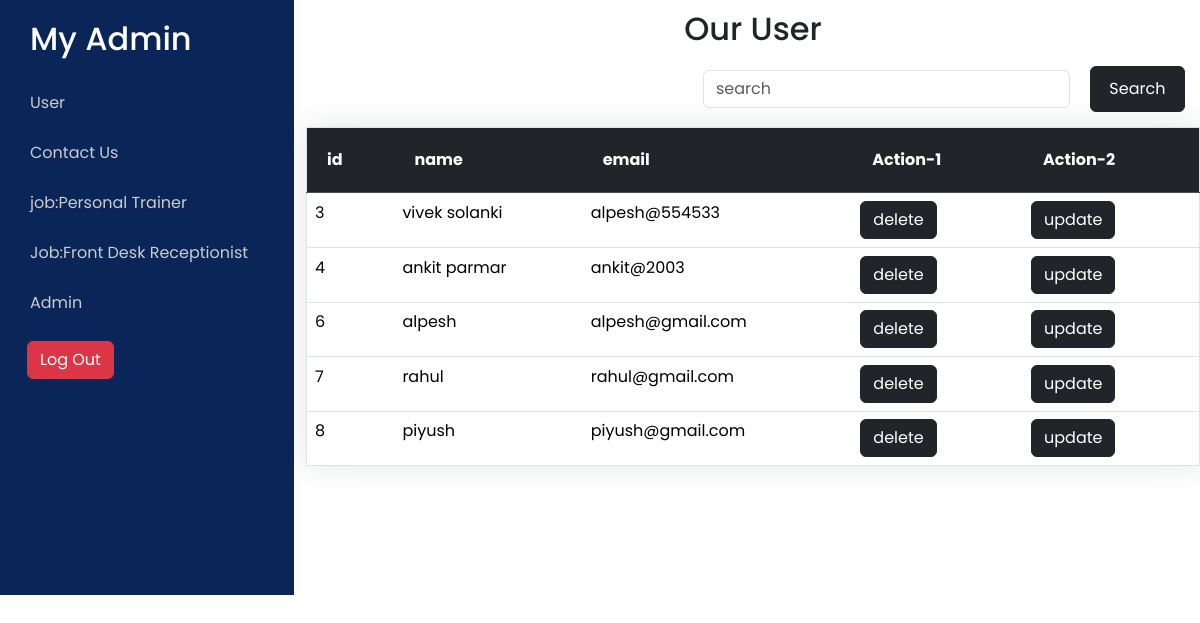
The app's page /admin_user.php (signed in) with its own data.
### tables this page shows
CREATE TABLE `user` (
  `id` int(100) NOT NULL,
  `name` varchar(100) NOT NULL,
  `email` varchar(100) NOT NULL,
  `password` varchar(100) NOT NULL
);

### html/admin_user.php (the view, shortened to what this page needs)
<?php include "connection.php";  ?>
<!DOCTYPE html>
<html lang="en">
<head>
    <link
      rel="stylesheet"
      href="https://cdnjs.cloudflare.com/ajax/libs/font-awesome/6.5.1/css/all.min.css"
    />
    <link
      rel="stylesheet"
      href="https://cdnjs.cloudflare.com/ajax/libs/font-awesome/4.7.0/css/font-awesome.min.css"
    />
    <link
      href="https://cdn.jsdelivr.net/npm/bootstrap@5.3.2/dist/css/bootstrap.min.css"
      rel="stylesheet"
    />
</head>
<body>
  <div class="row">
    <div class="col-lg-3 ra"  >
      <h2 class="e">My Admin</h2>
<a class="v" href="admin_user.php"> <p>User</p>  </a>
 <a class="v" href="admin_contact.php"> <p>Contact Us</p></a>
 <a href="admin_job1.php" class="v"><p>job:Personal Trainer</p></a>
 <a href="admin_job2.php" class="v">  <p>Job:Front Desk Receptionist</p></a>
 <a class="v" href="admin_admin_user.php"> <p>Admin</p>  </a>
 <a class="btn btn-danger vivek" href="admin_logout.php" > Log Out  </a>
</div>
<div class="col-lg-9">
          <h2 class="r"> Our User</h2>
          <div class="search-bar" style="float:right; margin-right:15px;margin-bottom:15px;">
        <form class="search-form d-flex align-items-center" method="GET"  action="admin_user1.php">
          <input  id="srchbar" type="text" name="query" placeholder="search" title="Enter search keyword" class="form-control">
            <button id="srchbtn" type="submit" class="btn btn-dark" style="padding:10px;margin-left:20px;width:120px;">Search</button>
        </form>
        </div>
            <table cellpadding="20" style="width: 100%;background: #0A2558;" class="table table-hover" >
                <tr class="table-dark">
                    <th style="padding: 20px;">id</th>
                    <th style="padding: 20px;">name</th>
                    <th style="padding: 20px;">email</th>
                    <th style="padding: 20px;">Action-1</th>
                    <th style="padding: 20px;">Action-2</th>
                </tr>
    <?php
    $query = "SELECT * FROM user";
    $data = mysqli_query($conn, $query);
    while($res = mysqli_fetch_assoc($data)){
        echo "
        <tr>
        <td>".$res['id']."</td>
        <td>".$res['name']."</td>
        <td>".$res['email']."</td>
        <th><button  class = 'btn btn-dark'  > <a href='delete.php?id=".$res['id']."' style ='
        text-decoration: none;
        color: white;'> delete  </button></th></a>
        <th><a class = 'btn btn-dark' href='update_user.php?id=".$res['id']."'>update</a></th>
<tr>";
    }
    ?>
            </table>
        </div>
    </div>

### html/admin_user.php (style rules this page uses)
* { margin: 0; padding: 0; box-sizing: border-box; font-family: 'Poppins', sans-serif; overflow-x: hidden; }
.e { padding-left: 30px; padding-top: 20px; padding-bottom:25px; background-color: #0A2558; color: white; }
p { padding-left: 30px; color: #CCC; padding-bottom: 10px; }
tr { font-family: Arial, Helvetica, sans-serif; }
.r { text-align: center; padding: 10px 10px; }
table { border: 1px solid #ddd; background-color: #707070; box-shadow: 0 0 30px rgba(31, 45, 61, 0.125); }
.ra { background: #0A2558; height: 595px; }
.v { text-decoration: none; }
.vivek { margin-left:27px; }

### records on screen
user: id "3", name "vivek solanki", email "alpesh@554533"
user: id "4", name "ankit parmar", email "ankit@2003"
user: id "6", name "alpesh", email "alpesh@gmail.com"
user: id "7", name "rahul", email "rahul@gmail.com"
user: id "8", name "piyush", email "piyush@gmail.com"
